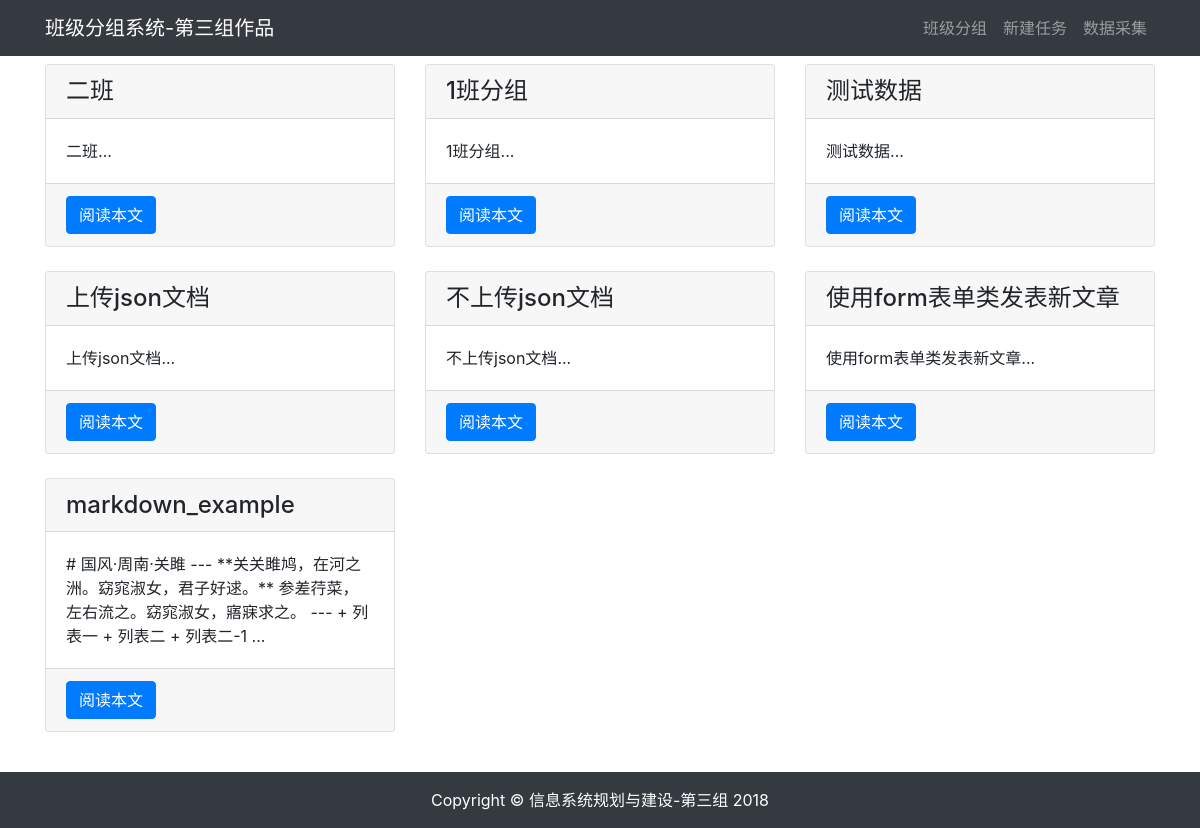
Page /article/article-list/ on the committed database.
### article/models.py (models this page shows, shortened)
class ArticlePost(models.Model):
    author = models.ForeignKey(User, on_delete=models.CASCADE)
    title = models.CharField(max_length=100)
    body = models.TextField()
    created = models.DateTimeField(default=timezone.now)
    updated = models.DateTimeField(auto_now=True)
    jsonfile = models.FileField(upload_to='jsons/',default=0)
    class Meta:
        ordering = ('-created',)

### article/views.py (the view)
# urls.py: path('article-list/', views.article_list, name='article_list'),
def article_list(request):
    articles = ArticlePost.objects.all()
    context = {'articles': articles}
    return render(request, 'article/list.html', context)

### article/templates/article/list.html (shortened to what this page needs)
{% extends "base.html" %}
{% load staticfiles %}
{% block content %}
<div class="container">
    <div class="row mt-2">
        {% for article in articles %}
        <div class="col-4 mb-4">
            <div class="card h-100">
                <h4 class="card-header">{{ article.title }}</h4>
                <div class="card-body">
                    <p class="card-text">{{ article.body|slice:'100' }}...</p>
                </div>
                <div class="card-footer">
                    <a href="{% url 'article:article_detail' article.id %}" class="btn btn-primary">阅读本文</a>
                </div>
            </div>
        </div>
        {% endfor %}
    </div>
</div>
{% endblock content %}

### article/templates/base.html (shortened to what this page needs)
{% load staticfiles %}
<!DOCTYPE html>
<html lang="zh-cn">
<head>
    <link rel="stylesheet" href="{% static 'bootstrap/css/bootstrap.min.css' %}">
    <link rel="stylesheet" href="{% static 'md_css/monokai.css' %}">
</head>
<body>
    {% include 'header.html' %}
    {% block content %}{% endblock content %}
    {% include 'footer.html' %}
</body>
</html>

### article/templates/header.html
{% load staticfiles %}
<nav class="navbar navbar-expand-lg navbar-dark bg-dark">
  <div class="container">
    <a class="navbar-brand" href="#">班级分组系统-第三组作品</a>
    <div>
    <ul class="navbar-nav">
        <li class="nav-item">
            <a class="nav-link" href="{% url 'article:article_list' %}">班级分组</a>
        </li>
        <li class="nav-item">
        <a class="nav-link" href="{% url 'article:article_create' %}">新建任务</a>
        </li>
        <li class="nav-item">
        <a class="nav-link" href="{% url 'article:data_acquisition' %}">数据采集</a>
        </li>
    </ul>
</div>
  </div>
</nav>

### article/templates/footer.html
{% load staticfiles %}
<div>
    <br><br><br>
</div>
<footer class="py-3 bg-dark fixed-bottom">
    <div class="container">
        <p class="m-0 text-center text-white">Copyright &copy; 信息系统规划与建设-第三组 2018</p>
    </div>
</footer>

### rows in the picture
ArticlePost: title "二班", body "二班"
ArticlePost: title "1班分组", body "1班分组"
ArticlePost: title "测试数据", body "测试数据"
ArticlePost: title "上传json文档", body "上传json文档"
ArticlePost: title "不上传json文档", body "不上传json文档"
ArticlePost: title "使用form表单类发表新文章", body "使用form表单类发表新文章"
ArticlePost: title "markdown_example", body "# 国风·周南·关雎 --- **关关雎鸠，在河之洲。窈窕淑女，君子好逑。** 参差荇菜，左右流之。窈窕淑女，寤寐求之。 --- + 列表一 + 列表二 + 列表二-1"
